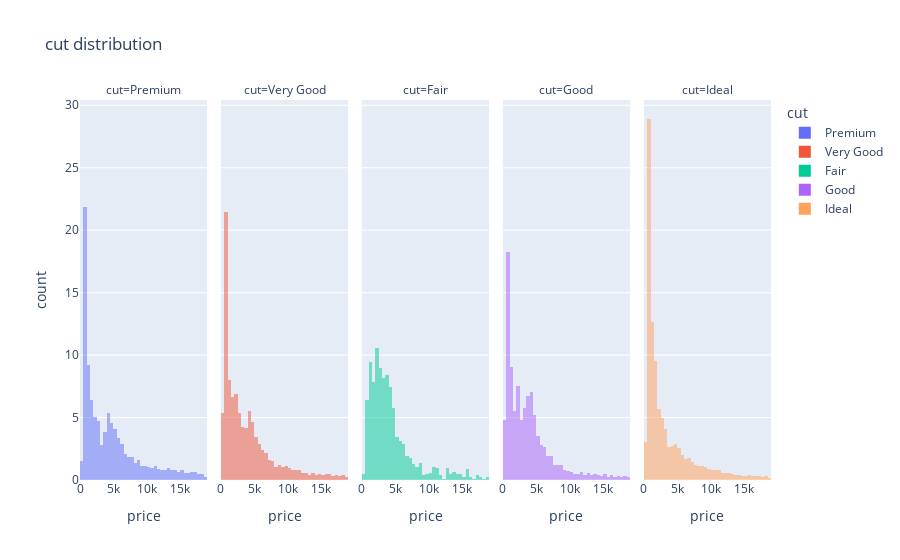

The notebook cell saved with this chart:
### Code cell
px.histogram(data_frame=df, 
             x='price',
             color='cut', 
             histnorm='percent', 
             barmode='overlay',
             title='cut distribution',
             nbins=40, 
             facet_col ='cut')

### Figure 1 — Plotly figure (JSON) as saved in the notebook; plotly's stock layout.template omitted (floating-point values rounded to 4 significant figures; data arrays with more than 128 entries replaced by an {"elided": "..."} marker saying what was removed)
{"data": [{"alignmentgroup": "True", "bingroup": "x", "histnorm": "percent", "hovertemplate": "cut=Premium<br>price=%{x}<br>count=%{y}<extra></extra>", "legendgroup": "Premium", "marker": {"color": "#636efa", "opacity": 0.5}, "name": "Premium", "nbinsx": 40, "offsetgroup": "Premium", "orientation": "v", "showlegend": true, "type": "histogram", "x": {"elided": "10259 int values"}, "xaxis": "x", "yaxis": "y"}, {"alignmentgroup": "True", "bingroup": "x", "histnorm": "percent", "hovertemplate": "cut=Very Good<br>price=%{x}<br>count=%{y}<extra></extra>", "legendgroup": "Very Good", "marker": {"color": "#EF553B", "opacity": 0.5}, "name": "Very Good", "nbinsx": 40, "offsetgroup": "Very Good", "orientation": "v", "showlegend": true, "type": "histogram", "x": {"elided": "9095 int values"}, "xaxis": "x2", "yaxis": "y2"}, {"alignmentgroup": "True", "bingroup": "x", "histnorm": "percent", "hovertemplate": "cut=Fair<br>price=%{x}<br>count=%{y}<extra></extra>", "legendgroup": "Fair", "marker": {"color": "#00cc96", "opacity": 0.5}, "name": "Fair", "nbinsx": 40, "offsetgroup": "Fair", "orientation": "v", "showlegend": true, "type": "histogram", "x": {"elided": "1216 int values"}, "xaxis": "x3", "yaxis": "y3"}, {"alignmentgroup": "True", "bingroup": "x", "histnorm": "percent", "hovertemplate": "cut=Good<br>price=%{x}<br>count=%{y}<extra></extra>", "legendgroup": "Good", "marker": {"color": "#ab63fa", "opacity": 0.5}, "name": "Good", "nbinsx": 40, "offsetgroup": "Good", "orientation": "v", "showlegend": true, "type": "histogram", "x": {"elided": "3661 int values"}, "xaxis": "x4", "yaxis": "y4"}, {"alignmentgroup": "True", "bingroup": "x", "histnorm": "percent", "hovertemplate": "cut=Ideal<br>price=%{x}<br>count=%{y}<extra></extra>", "legendgroup": "Ideal", "marker": {"color": "#FFA15A", "opacity": 0.5}, "name": "Ideal", "nbinsx": 40, "offsetgroup": "Ideal", "orientation": "v", "showlegend": true, "type": "histogram", "x": {"elided": "16220 int values"}, "xaxis": "x5", "yaxis": "y5"}], "layout": {"annotations": [{"font": {}, "showarrow": false, "text": "cut=Premium", "x": 0.092, "xanchor": "center", "xref": "paper", "y": 1, "yanchor": "bottom", "yref": "paper"}, {"font": {}, "showarrow": false, "text": "cut=Very Good", "x": 0.296, "xanchor": "center", "xref": "paper", "y": 1, "yanchor": "bottom", "yref": "paper"}, {"font": {}, "showarrow": false, "text": "cut=Fair", "x": 0.5, "xanchor": "center", "xref": "paper", "y": 1, "yanchor": "bottom", "yref": "paper"}, {"font": {}, "showarrow": false, "text": "cut=Good", "x": 0.704, "xanchor": "center", "xref": "paper", "y": 1, "yanchor": "bottom", "yref": "paper"}, {"font": {}, "showarrow": false, "text": "cut=Ideal", "x": 0.908, "xanchor": "center", "xref": "paper", "y": 1, "yanchor": "bottom", "yref": "paper"}], "autosize": true, "barmode": "overlay", "legend": {"title": {"text": "cut"}, "tracegroupgap": 0}, "title": {"text": "cut distribution"}, "xaxis": {"anchor": "y", "autorange": true, "domain": [0, 0.184], "range": [-0.5, 19000.0], "title": {"text": "price"}, "type": "linear"}, "xaxis2": {"anchor": "y2", "autorange": true, "domain": [0.204, 0.388], "matches": "x", "range": [-0.5, 19000.0], "title": {"text": "price"}, "type": "linear"}, "xaxis3": {"anchor": "y3", "autorange": true, "domain": [0.408, 0.592], "matches": "x", "range": [-0.5, 19000.0], "title": {"text": "price"}, "type": "linear"}, "xaxis4": {"anchor": "y4", "autorange": true, "domain": [0.612, 0.796], "matches": "x", "range": [-0.5, 19000.0], "title": {"text": "price"}, "type": "linear"}, "xaxis5": {"anchor": "y5", "autorange": true, "domain": [0.816, 1], "matches": "x", "range": [-0.5, 19000.0], "title": {"text": "price"}, "type": "linear"}, "yaxis": {"anchor": "x", "autorange": true, "domain": [0, 1], "range": [0, 30.42], "title": {"text": "count"}}, "yaxis2": {"anchor": "x2", "autorange": true, "domain": [0, 1], "matches": "y", "range": [0, 30.42], "showticklabels": false}, "yaxis3": {"anchor": "x3", "autorange": true, "domain": [0, 1], "matches": "y", "range": [0, 30.42], "showticklabels": false}, "yaxis4": {"anchor": "x4", "autorange": true, "domain": [0, 1], "matches": "y", "range": [0, 30.42], "showticklabels": false}, "yaxis5": {"anchor": "x5", "autorange": true, "domain": [0, 1], "matches": "y", "range": [0, 30.42], "showticklabels": false}}}
